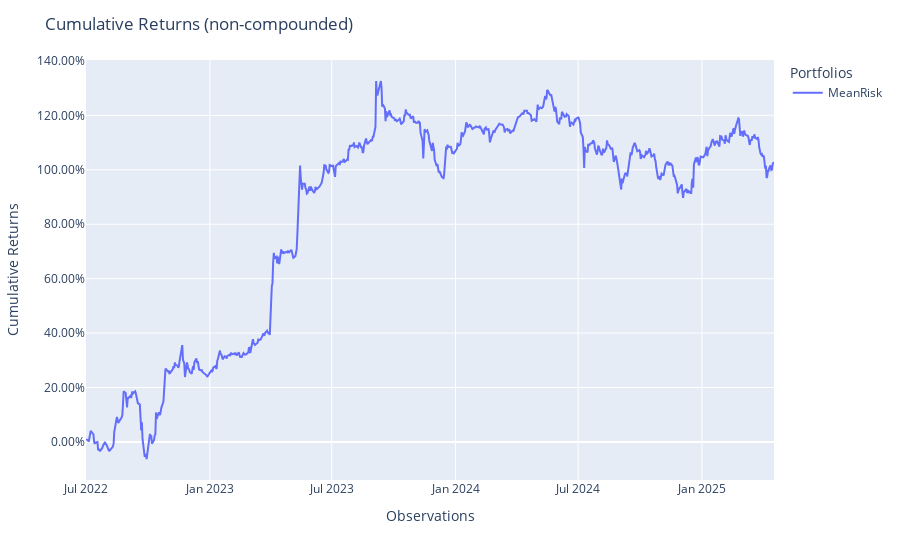

The code cell stored with this chart in its notebook:
### Code cell
test_return=model.set_params(transaction_costs=transaction_costs,previous_weights=previous_weights).predict(X_test)
population_test = Population([test_return])
fig = population_test.plot_cumulative_returns()



print(f"Mean return: {test_return.mean}")
print(f"Max drawdown: {test_return.max_drawdown}")
print(f"Average drawdown: {test_return.average_drawdown}")
print(f"Sharpe:  {test_return.sharpe_ratio}")
print(f"Sortino:  {test_return.sortino_ratio}")
print(f"Final return: {test_return.cumulative_returns[-1]}")
print(f"Max return: {test_return.cumulative_returns.max()}")

show(fig)

### Figure 1 — Plotly figure (JSON) as saved in the notebook; plotly's stock layout.template omitted (floating-point values rounded to 4 significant figures; data arrays with more than 128 entries replaced by an {"elided": "..."} marker saying what was removed)
{"data": [{"hovertemplate": "variable=MeanRisk<br>index=%{x}<br>value=%{y}<extra></extra>", "legendgroup": "MeanRisk", "line": {"color": "#636efa", "dash": "solid"}, "marker": {"symbol": "circle"}, "mode": "lines", "name": "MeanRisk", "orientation": "v", "showlegend": true, "type": "scatter", "x": {"elided": "725 str values"}, "xaxis": "x", "y": {"elided": "725 float values"}, "yaxis": "y"}], "layout": {"legend": {"title": {"text": "Portfolios"}, "tracegroupgap": 0}, "margin": {"t": 60}, "title": {"text": "Cumulative Returns (non-compounded)"}, "xaxis": {"anchor": "y", "domain": [0, 1], "title": {"text": "Observations"}}, "yaxis": {"anchor": "x", "domain": [0, 1], "tickformat": ".2%", "title": {"text": "Cumulative Returns"}}}}
